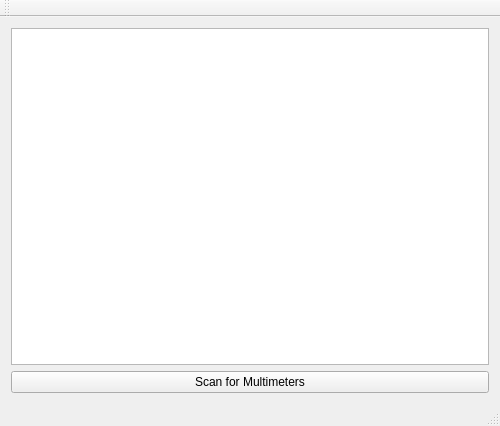
<?xml version="1.0" encoding="UTF-8"?>
<ui version="4.0">
 <class>MainWindow</class>
 <widget class="QMainWindow" name="MainWindow">
  <property name="geometry">
   <rect>
    <x>0</x>
    <y>0</y>
    <width>500</width>
    <height>426</height>
   </rect>
  </property>
  <property name="sizePolicy">
   <sizepolicy hsizetype="Fixed" vsizetype="Preferred">
    <horstretch>0</horstretch>
    <verstretch>0</verstretch>
   </sizepolicy>
  </property>
  <property name="minimumSize">
   <size>
    <width>500</width>
    <height>0</height>
   </size>
  </property>
  <property name="maximumSize">
   <size>
    <width>500</width>
    <height>16777215</height>
   </size>
  </property>
  <property name="windowTitle">
   <string>Multimeter selector</string>
  </property>
  <widget class="QWidget" name="centralWidget">
   <layout class="QVBoxLayout" name="verticalLayout_2">
    <item>
     <widget class="QListWidget" name="listWidget"/>
    </item>
    <item>
     <widget class="QPushButton" name="scanButton">
      <property name="minimumSize">
       <size>
        <width>0</width>
        <height>0</height>
       </size>
      </property>
      <property name="maximumSize">
       <size>
        <width>16777215</width>
        <height>16777215</height>
       </size>
      </property>
      <property name="text">
       <string>Scan for Multimeters</string>
      </property>
     </widget>
    </item>
   </layout>
  </widget>
  <widget class="QMenuBar" name="menuBar">
   <property name="geometry">
    <rect>
     <x>0</x>
     <y>0</y>
     <width>500</width>
     <height>20</height>
    </rect>
   </property>
  </widget>
  <widget class="QToolBar" name="mainToolBar">
   <attribute name="toolBarArea">
    <enum>TopToolBarArea</enum>
   </attribute>
   <attribute name="toolBarBreak">
    <bool>true</bool>
   </attribute>
  </widget>
  <widget class="QStatusBar" name="statusBar"/>
 </widget>
 <layoutdefault spacing="6" margin="11"/>
 <resources/>
 <connections/>
</ui>
